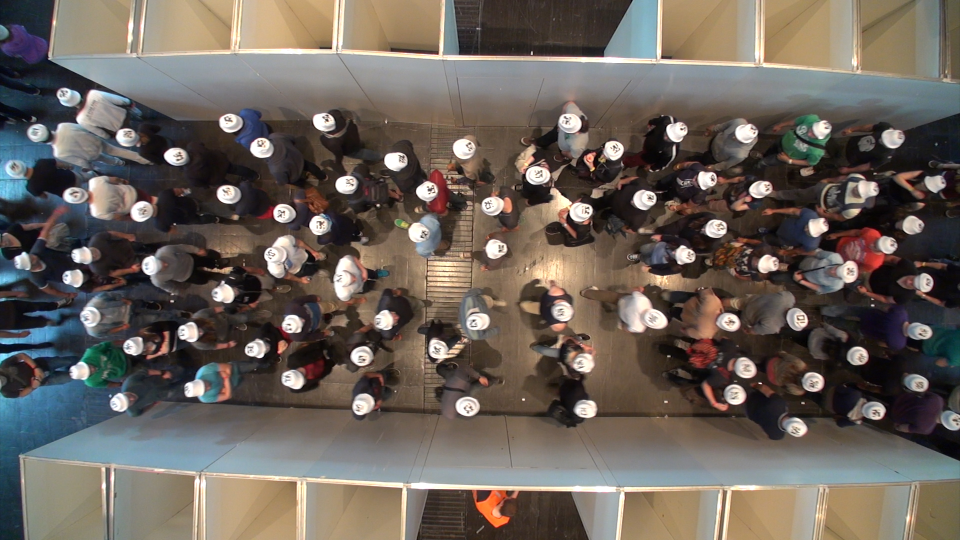
#> input picture figures/experiment_bidirectional_overview.jpg, 1920 x 1080 px (shown at 1/2 size)
$ python publication_figures.py
#> lines starting #> are read from the running program, lines starting #| are printed output that depends on the picture
# Author: Amir Ghorbani
"""Create editorial figures for the GEL-Ped manuscript.

Author: Amir Ghorbani
"""

from __future__ import annotations

import json
import os
from pathlib import Path

import matplotlib.image as mpimg
import matplotlib.pyplot as plt
from matplotlib import font_manager
import numpy as np
import pandas as pd
from matplotlib.patches import Circle, FancyArrowPatch, FancyBboxPatch

from pedgeom.calibration import build_velocity_samples, fit_tensor_geometry_model
from pedgeom.datasets import load_julich_crossing_trajectory


INK = "#16324F"
TEAL = "#008C95"
BLUE = "#2563EB"
RED = "#DC2626"
GOLD = "#D97706"
GRAY = "#64748B"
LIGHT = "#E8EEF5"


def _project() -> Path:
    return Path(__file__).resolve().parents[1]


def latin_modern_family() -> str:
    """Register Latin Modern from common TeX installations without invoking LaTeX."""

    candidates = [
        Path(os.environ.get("LOCALAPPDATA", "__missing__"))
        / "Programs/MiKTeX/fonts/opentype/public/lm",
        Path(os.environ.get("APPDATA", "__missing__"))
        / "MiKTeX/fonts/opentype/public/lm",
        Path("/usr/share/texmf/fonts/opentype/public/lm"),
        Path("/usr/share/texlive/texmf-dist/fonts/opentype/public/lm"),
    ]
    for directory in candidates:
        regular = directory / "lmroman10-regular.otf"
        if regular.exists():
            for font in directory.glob("lmroman10-*.otf"):
                font_manager.fontManager.addfont(font)
            return font_manager.FontProperties(fname=regular).get_name()
    return "STIXGeneral"


def publication_style() -> None:
    """Match figure typography to the manuscript's Latin Modern text."""

    family = latin_modern_family()
    plt.rcParams.update(
        {
            "font.family": family,
            "font.size": 10.5,
            "text.usetex": False,
            "mathtext.fontset": "cm",
            "axes.titlesize": 12,
            "axes.labelsize": 10.5,
        }
    )


def experiment_context(project: Path) -> None:
    corridor = mpimg.imread(project / "figures" / "experiment_bidirectional_overview.jpg")
#> corridor is the input picture: shape (1080, 1920, 3); mean R, G, B 106.9, 98.3, 91
    crossing = mpimg.imread(project / "figures" / "experiment_crossing90_overview.png")
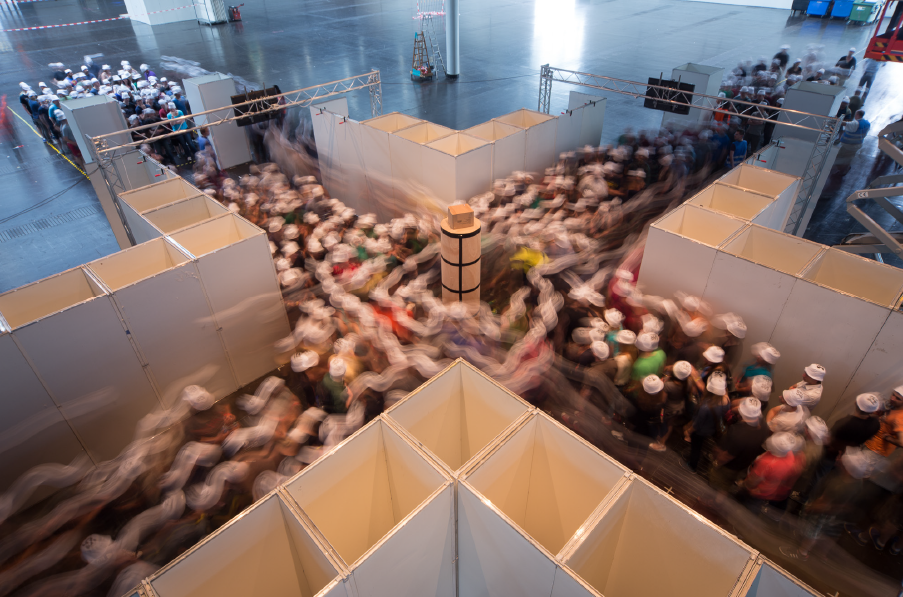
#> input picture figures/experiment_crossing90_overview.png, 903 x 597 px
#> crossing is the input picture: shape (597, 903, 4) float32; mean R, G, B, A 0.5, 0.426, 0.409, 1
    figure = plt.figure(figsize=(12.5, 7.4), constrained_layout=True)
    grid = figure.add_gridspec(2, 2, height_ratios=(4.3, 1.4))
    axes = [figure.add_subplot(grid[0, 0]), figure.add_subplot(grid[0, 1])]
    for axis, image, label, title in zip(
        axes,
        (corridor, crossing),
        ("A", "B"),
        ("Bidirectional corridor", "Perpendicular crossing"),
        strict=True,
    ):
        axis.imshow(image, aspect="auto")
        axis.set_axis_off()
        axis.text(
            0.02,
            0.95,
            label,
            transform=axis.transAxes,
            va="top",
            color="white",
            fontsize=14,
            fontweight="bold",
            bbox={"boxstyle": "round,pad=0.25", "facecolor": INK, "edgecolor": "none"},
        )
        axis.text(
            0.5,
            0.04,
            title,
            transform=axis.transAxes,
            ha="center",
            va="bottom",
            color="white",
            fontsize=13,
            fontweight="bold",
            bbox={"boxstyle": "round,pad=0.3", "facecolor": (0, 0, 0, 0.65), "edgecolor": "none"},
        )
#> this loop made 2 passes
#> (label, title) on passes 1 to 2: ('A', 'Bidirectional corridor'), ('B', 'Perpendicular crossing')
    flow = figure.add_subplot(grid[1, :])
    flow.set_axis_off()
    boxes = [
        (0.02, "7 runs", "calibrate", BLUE),
        (0.265, "5 runs", "held-out corridor", TEAL),
        (0.51, "3 runs", "altered geometry", GOLD),
        (0.755, "13 runs", "cross-topology test", RED),
    ]
    for index, (x, count, label, color) in enumerate(boxes):
        box = FancyBboxPatch(
            (x, 0.15),
            0.205,
            0.68,
            boxstyle="round,pad=0.018,rounding_size=0.025",
            transform=flow.transAxes,
            facecolor=LIGHT,
            edgecolor=color,
            linewidth=2,
        )
        flow.add_patch(box)
        flow.text(x + 0.1025, 0.57, count, ha="center", va="center", color=INK, fontsize=16, fontweight="bold")
        flow.text(x + 0.1025, 0.32, label, ha="center", va="center", color=INK, fontsize=11)
        if index < len(boxes) - 1:
            flow.add_patch(
                FancyArrowPatch(
                    (x + 0.21, 0.49),
                    (boxes[index + 1][0] - 0.006, 0.49),
                    transform=flow.transAxes,
                    arrowstyle="-|>",
                    mutation_scale=15,
                    color=GRAY,
                    linewidth=1.5,
                )
            )
    flow.text(0.5, 0.02, "parameters frozen before every test stage", ha="center", va="bottom", color=GRAY, fontsize=10)
    figure.savefig(project / "figures" / "experimental_context_and_protocol.png", dpi=260, bbox_inches="tight")
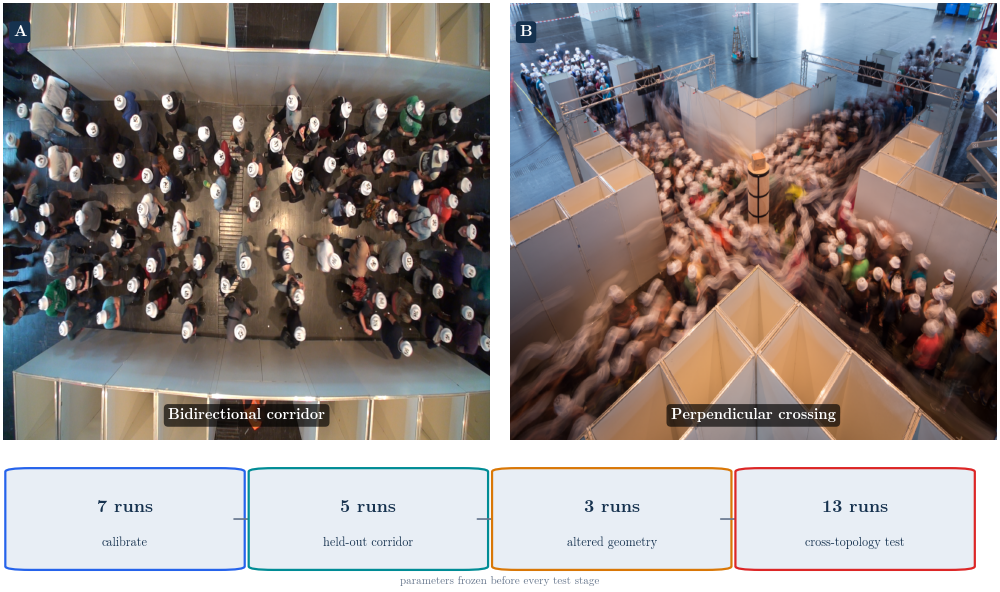
#> figure drawn by matplotlib, 3 panels
    plt.close(figure)


def tensor_schematic(project: Path) -> None:
    figure, axis = plt.subplots(figsize=(11.5, 5.8))
    axis.set_xlim(0, 12)
    axis.set_ylim(0, 6)
    axis.set_aspect("equal")
    axis.axis("off")
    pedestrian = Circle((2.0, 3.0), 0.33, facecolor=TEAL, edgecolor=INK, linewidth=1.5)
    axis.add_patch(pedestrian)
    axis.arrow(2.0, 3.0, 2.0, 0, width=0.035, head_width=0.25, head_length=0.3, color=BLUE, length_includes_head=True)
    axis.arrow(2.0, 3.0, 0, 1.45, width=0.025, head_width=0.22, head_length=0.25, color=GOLD, length_includes_head=True)
    axis.text(3.15, 2.62, r"goal axis $e$", va="center", ha="center", color=INK, fontsize=12)
    axis.text(2.0, 4.72, r"lateral axis $\ell$", ha="center", color=INK, fontsize=12)
    neighbours = [(0.8, 4.1), (0.9, 2.0), (3.1, 4.2), (3.3, 1.75)]
    for n, (x, y) in enumerate(neighbours):
        axis.add_patch(Circle((x, y), 0.23, facecolor=LIGHT, edgecolor=GRAY, linewidth=1.2))
        axis.add_patch(FancyArrowPatch((x, y), (1.75, 2.95), arrowstyle="->", mutation_scale=12, color=GRAY, alpha=0.8))
    axis.text(2.0, 0.65, "persistence  +  goal  +  neighbour  +  closing  +  wall fields", ha="center", color=INK, fontsize=11)
    axis.add_patch(FancyArrowPatch((4.6, 3.0), (5.55, 3.0), arrowstyle="-|>", mutation_scale=18, color=GRAY, linewidth=1.8))
    for y, title, details, color in (
        (4.15, "LONGITUDINAL CHANNEL", "5 projected features\n" + r"$\beta_{\parallel}$: forward progress", BLUE),
        (1.85, "LATERAL CHANNEL", "5 projected features\n" + r"$\beta_{\perp}$: steering response", GOLD),
    ):
        box = FancyBboxPatch((5.55, y - 0.75), 2.95, 1.5, boxstyle="round,pad=0.08", facecolor=LIGHT, edgecolor=color, linewidth=2)
        axis.add_patch(box)
        axis.text(7.025, y + 0.25, title, ha="center", va="center", color=INK, fontsize=9.8, fontweight="bold")
        axis.text(7.025, y - 0.28, details, ha="center", va="center", color=INK, fontsize=10)
    axis.add_patch(FancyArrowPatch((8.55, 4.15), (9.35, 3.25), arrowstyle="-|>", mutation_scale=16, color=BLUE, linewidth=1.8))
    axis.add_patch(FancyArrowPatch((8.55, 1.85), (9.35, 2.75), arrowstyle="-|>", mutation_scale=16, color=GOLD, linewidth=1.8))
    output = FancyBboxPatch((9.45, 2.05), 2.25, 1.9, boxstyle="round,pad=0.1", facecolor="white", edgecolor=TEAL, linewidth=2.4)
    axis.add_patch(output)
    axis.text(10.575, 3.35, "PREDICTED VELOCITY", ha="center", va="center", color=INK, fontsize=11, fontweight="bold")
    axis.text(10.575, 2.72, r"$\widehat{v}=v_{\parallel}e+v_{\perp}\ell$", ha="center", va="center", color=INK, fontsize=14)
    axis.text(10.575, 2.3, "10 fitted coefficients", ha="center", va="center", color=GRAY, fontsize=10)
    axis.text(6.0, 5.65, "Goal-frame response tensors: forward persistence vs lateral adaptation", ha="center", color=INK, fontsize=15, fontweight="bold")
    figure.savefig(project / "figures" / "tensor_model_schematic.png", dpi=260, bbox_inches="tight")
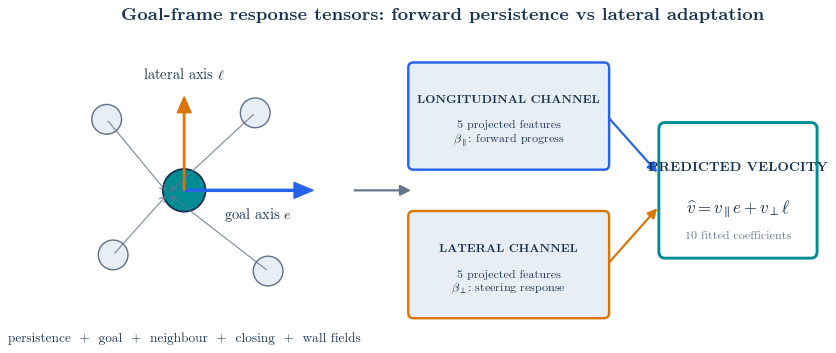
#> figure drawn by matplotlib, 1 panel
    plt.close(figure)


def external_forecast_case(project: Path) -> None:
#> (the run stopped early here; a loop or call above may not have finished)
